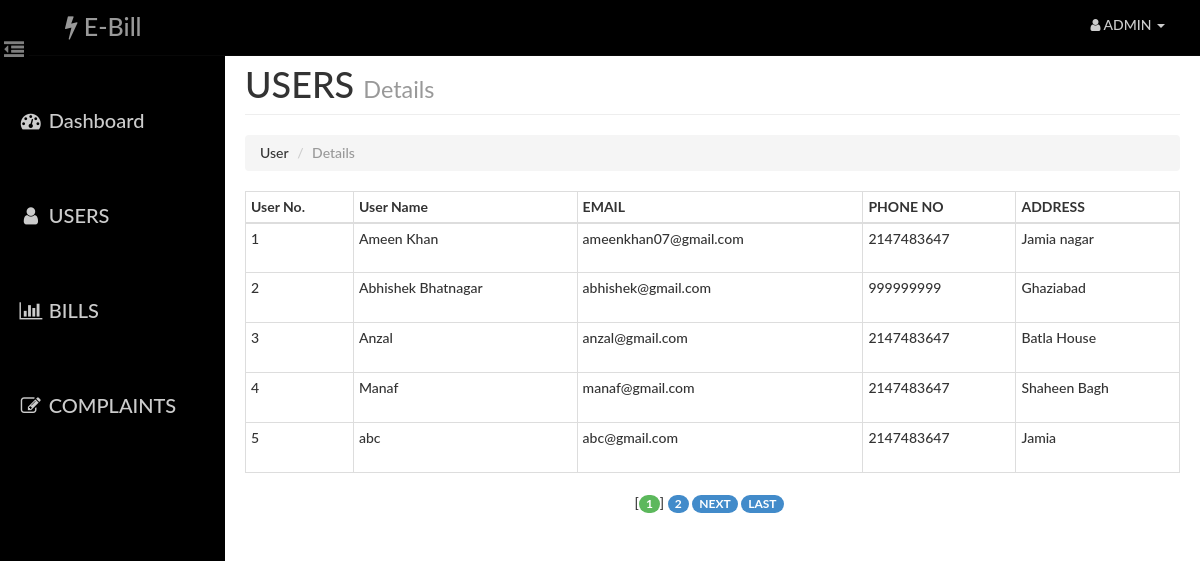
The app's page /admin/users.php (signed in) with its own data.
### tables this page shows
CREATE TABLE `user` (
  `id` int(14) NOT NULL,
  `name` varchar(40) NOT NULL,
  `email` varchar(40) NOT NULL,
  `phone` int(14) NOT NULL,
  `pass` varchar(20) NOT NULL,
  `address` varchar(100) NOT NULL
);

### admin/paging1.php (called while the page is built, shortened)
<?php
    $rowsperpage = 5;
    if (isset($_GET['currentpage']) && is_numeric($_GET['currentpage'])) {
       $currentpage = (int) $_GET['currentpage'];
    } else {
       $currentpage = 1;
    }
    $offset = ($currentpage - 1) * $rowsperpage;
 ?>

### Includes/admin.php (called while the page is built, shortened)
<?php
    function retrieve_users_detail($id,$offset, $rowsperpage)
    {
        global $con;
        $query  = "SELECT * FROM user ";
        $query .= " LIMIT {$offset}, {$rowsperpage} ";
        $result = mysqli_query($con,$query);
        return $result;
    }
 ?>

### admin/users.php (the view, shortened to what this page needs)
<?php
    require_once('head_html.php');
    require_once('../Includes/session.php');
    require_once('../Includes/admin.php');
?>
<body>
    <div id="wrapper">
        <?php
            require_once("nav.php");
            require_once("sidebar.php");
        ?>
        <div id="page-content-wrapper">
            <div class="container-fluid">
                <div class="row">
                    <div class="col-lg-12">
                        <h1 class="page-header">
                            USERS
                            <small>Details</small>
                        </h1>
                        <ol class="breadcrumb">
                          <li>User</li>
                          <li class="active">Details</li>
                        </ol>
                        <div class="table-responsive" style="padding-top: 0">
                                <table class="table table-hover table-bordered table-condensed">
                                    <thead>
                                        <tr>
                                            <th>User No.</th>
                                            <th>User Name</th>
                                            <th>EMAIL</th>
                                            <th>PHONE NO</th>
                                            <th>ADDRESS</th>
                                        </tr>
                                    </thead>
                                    <tbody>
                                     <?php
                                            include("paging1.php");
                                            $result = retrieve_users_detail($_SESSION['aid'],$offset, $rowsperpage);
                                            while($row = mysqli_fetch_assoc($result)){
                                            ?>
                                                <tr>
                                                    <td height="50"><?php echo $row['id'] ?></td>
                                                    <td><?php echo $row['name'] ?></td>
                                                    <td><?php echo $row['email'] ?></td>
                                                    <td><?php echo $row['phone'] ?></td>
                                                    <td><?php echo $row['address'] ?></td>
                                                </tr>
                                            <?php } ?>
                                    </tbody>
                                </table>
                                <?php include("paging2.php");  ?>
                        </div>
                    </div>
                </div>
            </div>
        </div>
    </div>
</body>
</html>

### assets/css/dash_admin.css (style rules this page uses)
html { height: 100%; }
body, html { width: 100%; height: 100%; }
body, h1, h2, h3, h4, h5, h6 { font-family: "Lato","Helvetica Neue",Helvetica,Arial,sans-serif; font-weight: 500; }
#wrapper { padding-left: 10px; padding-top: 5px; -webkit-transition: all 0.5s ease; -moz-transition: all 0.5s ease; -o-transition: all 0.5s ease; transition: all 0.5s ease; }
#page-content-wrapper { width: 100%; padding: 15px; min-height:100%; }
@media (min-width:768px) { #wrapper { padding-left: 225px; } }
@media (min-width:768px) { #page-content-wrapper { padding: 20px; } }
.table-responsive { padding-top: 20px; padding-bottom: 20px; }

### records on screen
user: id "1", name "Ameen Khan", email "ameenkhan07@gmail.com", phone "2147483647", address "Jamia nagar"
user: id "2", name "Abhishek Bhatnagar", email "abhishek@gmail.com", phone "999999999", address "Ghaziabad"
user: id "3", name "Anzal", email "anzal@gmail.com", phone "2147483647", address "Batla House"
user: id "4", name "Manaf", email "manaf@gmail.com", phone "2147483647", address "Shaheen Bagh"
user: id "5", name "abc", email "abc@gmail.com", phone "2147483647", address "Jamia"
